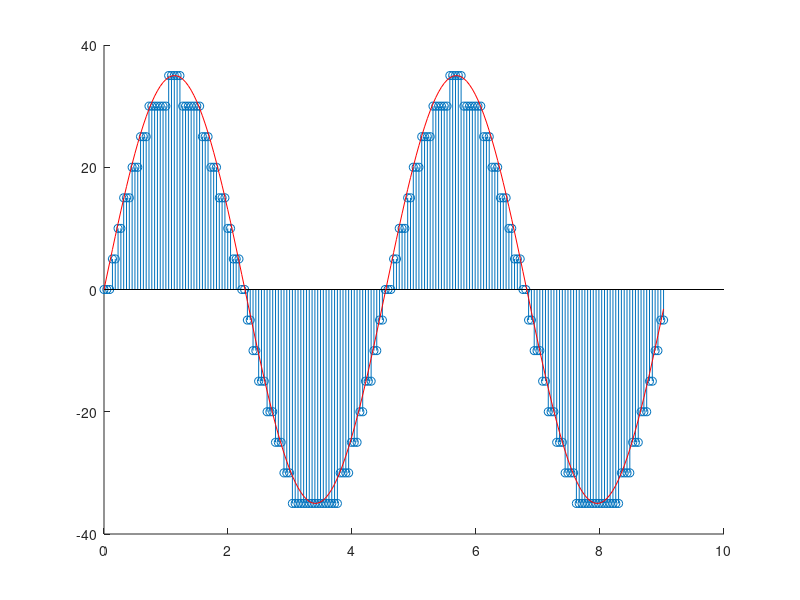

MATLAB code to generate this figure:
f = 440;
sr = 44100;
s = 1;
t = linspace(0,s,sr * s);
y = 5 * sin(2*pi*f*t);
b = 4;
sample_max = 2^(b-1)-1;
max_amplitude = max(y);
y_quantized = floor((y*sample_max + 0.5)/max_amplitude )* max_amplitude;
hold on
stem(2000 * t(1:200), y_quantized(1:200));
plot(2000 * t(1:200),y(1:200)*sample_max, "red");